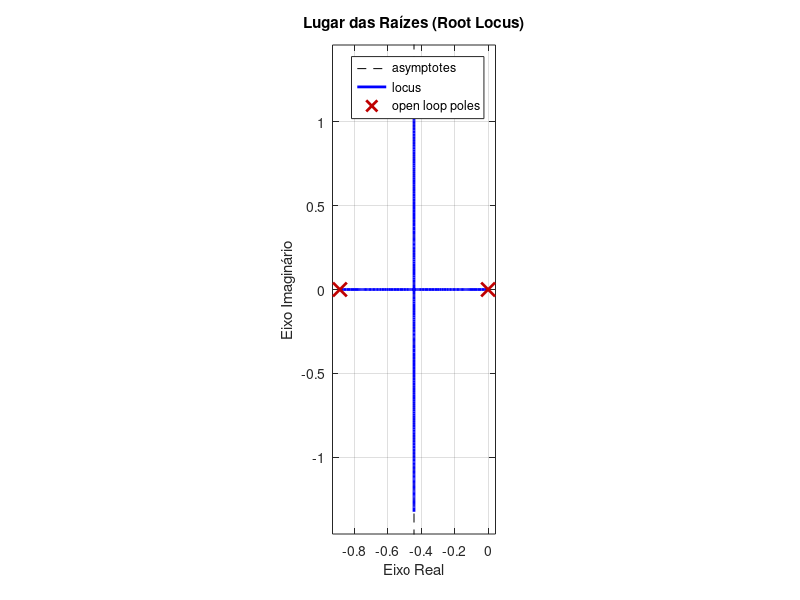

This figure's MATLAB source:
clear; close all; clc;

s = tf("s");
G_s = (0.0526)/(s^2 + 0.8842*s);

rlocus(G_s);

hold on; axis equal;

% Título e legendas para o gráfico
title('Lugar das Raízes (Root Locus)');
xlabel('Eixo Real');
ylabel('Eixo Imaginário');
